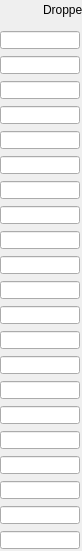
   <widget class="caFrame" name="caFrame_0">
    <property name="geometry">
     <rect>
      <x>610</x>
      <y>40</y>
      <width>82</width>
      <height>551</height>
     </rect>
    </property>
    <widget class="caLabel" name="caLabel_7">
     <property name="geometry">
      <rect>
       <x>5</x>
       <y>0</y>
       <width>84</width>
       <height>20</height>
      </rect>
     </property>
     <property name="frameShape">
      <enum>QFrame::NoFrame</enum>
     </property>
     <property name="text">
      <string>Dropped</string>
     </property>
     <property name="alignment">
      <set>Qt::AlignAbsolute|Qt::AlignRight|Qt::AlignTrailing|Qt::AlignVCenter</set>
     </property>
     <property name="fontScaleMode">
      <enum>ESimpleLabel::WidthAndHeight</enum>
     </property>
     <property name="foreground">
      <color>
       <red>0</red>
       <green>0</green>
       <blue>0</blue>
      </color>
     </property>
     <property name="background">
      <color alpha="0">
       <red>0</red>
       <green>0</green>
       <blue>0</blue>
      </color>
     </property>
    </widget>
    <widget class="caLineEdit" name="caLineEdit_84">
     <property name="geometry">
      <rect>
       <x>0</x>
       <y>31</y>
       <width>80</width>
       <height>18</height>
      </rect>
     </property>
     <property name="alignment">
      <set>Qt::AlignAbsolute|Qt::AlignCenter|Qt::AlignHCenter|Qt::AlignVCenter</set>
     </property>
     <property name="channel" stdset="0">
      <string>$(P)image1:DroppedArrays_RBV</string>
     </property>
     <property name="foreground">
      <color>
       <red>10</red>
       <green>0</green>
       <blue>184</blue>
      </color>
     </property>
     <property name="background">
      <color>
       <red>187</red>
       <green>187</green>
       <blue>187</blue>
      </color>
     </property>
     <property name="colorMode">
      <enum>caLineEdit::Static</enum>
     </property>
     <property name="precisionMode">
      <enum>caLineEdit::Channel</enum>
     </property>
     <property name="limitsMode">
      <enum>caLineEdit::Channel</enum>
     </property>
     <property name="maxValue">
      <double>1.000000000000000</double>
     </property>
     <property name="minValue">
      <double>0.000000000000000</double>
     </property>
     <property name="fontScaleMode">
      <enum>caLineEdit::WidthAndHeight</enum>
     </property>
     <property name="formatType">
      <enum>caLineEdit::decimal</enum>
     </property>
    </widget>
    <widget class="caLineEdit" name="caLineEdit_85">
     <property name="geometry">
      <rect>
       <x>0</x>
       <y>56</y>
       <width>80</width>
       <height>18</height>
      </rect>
     </property>
     <property name="alignment">
      <set>Qt::AlignAbsolute|Qt::AlignCenter|Qt::AlignHCenter|Qt::AlignVCenter</set>
     </property>
     <property name="channel" stdset="0">
      <string>$(P)Proc1:DroppedArrays_RBV</string>
     </property>
     <property name="foreground">
      <color>
       <red>10</red>
       <green>0</green>
       <blue>184</blue>
      </color>
     </property>
     <property name="background">
      <color>
       <red>187</red>
       <green>187</green>
       <blue>187</blue>
      </color>
     </property>
     <property name="colorMode">
      <enum>caLineEdit::Static</enum>
     </property>
     <property name="precisionMode">
      <enum>caLineEdit::Channel</enum>
     </property>
     <property name="limitsMode">
      <enum>caLineEdit::Channel</enum>
     </property>
     <property name="maxValue">
      <double>1.000000000000000</double>
     </property>
     <property name="minValue">
      <double>0.000000000000000</double>
     </property>
     <property name="fontScaleMode">
      <enum>caLineEdit::WidthAndHeight</enum>
     </property>
     <property name="formatType">
      <enum>caLineEdit::decimal</enum>
     </property>
    </widget>
    <widget class="caLineEdit" name="caLineEdit_86">
     <property name="geometry">
      <rect>
       <x>0</x>
       <y>81</y>
       <width>80</width>
       <height>18</height>
      </rect>
     </property>
     <property name="alignment">
      <set>Qt::AlignAbsolute|Qt::AlignCenter|Qt::AlignHCenter|Qt::AlignVCenter</set>
     </property>
     <property name="channel" stdset="0">
      <string>$(P)Trans1:DroppedArrays_RBV</string>
     </property>
     <property name="foreground">
      <color>
       <red>10</red>
       <green>0</green>
       <blue>184</blue>
      </color>
     </property>
     <property name="background">
      <color>
       <red>187</red>
       <green>187</green>
       <blue>187</blue>
      </color>
     </property>
     <property name="colorMode">
      <enum>caLineEdit::Static</enum>
     </property>
     <property name="precisionMode">
      <enum>caLineEdit::Channel</enum>
     </property>
     <property name="limitsMode">
      <enum>caLineEdit::Channel</enum>
     </property>
     <property name="maxValue">
      <double>1.000000000000000</double>
     </property>
     <property name="minValue">
      <double>0.000000000000000</double>
     </property>
     <property name="fontScaleMode">
      <enum>caLineEdit::WidthAndHeight</enum>
     </property>
     <property name="formatType">
      <enum>caLineEdit::decimal</enum>
     </property>
    </widget>
    <widget class="caLineEdit" name="caLineEdit_87">
     <property name="geometry">
      <rect>
       <x>0</x>
       <y>106</y>
       <width>80</width>
       <height>18</height>
      </rect>
     </property>
     <property name="alignment">
      <set>Qt::AlignAbsolute|Qt::AlignCenter|Qt::AlignHCenter|Qt::AlignVCenter</set>
     </property>
     <property name="channel" stdset="0">
      <string>$(P)CC1:DroppedArrays_RBV</string>
     </property>
     <property name="foreground">
      <color>
       <red>10</red>
       <green>0</green>
       <blue>184</blue>
      </color>
     </property>
     <property name="background">
      <color>
       <red>187</red>
       <green>187</green>
       <blue>187</blue>
      </color>
     </property>
     <property name="colorMode">
      <enum>caLineEdit::Static</enum>
     </property>
     <property name="precisionMode">
      <enum>caLineEdit::Channel</enum>
     </property>
     <property name="limitsMode">
      <enum>caLineEdit::Channel</enum>
     </property>
     <property name="maxValue">
      <double>1.000000000000000</double>
     </property>
     <property name="minValue">
      <double>0.000000000000000</double>
     </property>
     <property name="fontScaleMode">
      <enum>caLineEdit::WidthAndHeight</enum>
     </property>
     <property name="formatType">
      <enum>caLineEdit::decimal</enum>
     </property>
    </widget>
    <widget class="caLineEdit" name="caLineEdit_88">
     <property name="geometry">
      <rect>
       <x>0</x>
       <y>131</y>
       <width>80</width>
       <height>18</height>
      </rect>
     </property>
     <property name="alignment">
      <set>Qt::AlignAbsolute|Qt::AlignCenter|Qt::AlignHCenter|Qt::AlignVCenter</set>
     </property>
     <property name="channel" stdset="0">
      <string>$(P)CC2:DroppedArrays_RBV</string>
     </property>
     <property name="foreground">
      <color>
       <red>10</red>
       <green>0</green>
       <blue>184</blue>
      </color>
     </property>
     <property name="background">
      <color>
       <red>187</red>
       <green>187</green>
       <blue>187</blue>
      </color>
     </property>
     <property name="colorMode">
      <enum>caLineEdit::Static</enum>
     </property>
     <property name="precisionMode">
      <enum>caLineEdit::Channel</enum>
     </property>
     <property name="limitsMode">
      <enum>caLineEdit::Channel</enum>
     </property>
     <property name="maxValue">
      <double>1.000000000000000</double>
     </property>
     <property name="minValue">
      <double>0.000000000000000</double>
     </property>
     <property name="fontScaleMode">
      <enum>caLineEdit::WidthAndHeight</enum>
     </property>
     <property name="formatType">
      <enum>caLineEdit::decimal</enum>
     </property>
    </widget>
    <widget class="caLineEdit" name="caLineEdit_89">
     <property name="geometry">
      <rect>
       <x>0</x>
       <y>156</y>
       <width>80</width>
       <height>18</height>
      </rect>
     </property>
     <property name="alignment">
      <set>Qt::AlignAbsolute|Qt::AlignCenter|Qt::AlignHCenter|Qt::AlignVCenter</set>
     </property>
     <property name="channel" stdset="0">
      <string>$(P)Over1:DroppedArrays_RBV</string>
     </property>
     <property name="foreground">
      <color>
       <red>10</red>
       <green>0</green>
       <blue>184</blue>
      </color>
     </property>
     <property name="background">
      <color>
       <red>187</red>
       <green>187</green>
       <blue>187</blue>
      </color>
     </property>
     <property name="colorMode">
      <enum>caLineEdit::Static</enum>
     </property>
     <property name="precisionMode">
      <enum>caLineEdit::Channel</enum>
     </property>
     <property name="limitsMode">
      <enum>caLineEdit::Channel</enum>
     </property>
     <property name="maxValue">
      <double>1.000000000000000</double>
     </property>
     <property name="minValue">
      <double>0.000000000000000</double>
     </property>
     <property name="fontScaleMode">
      <enum>caLineEdit::WidthAndHeight</enum>
     </property>
     <property name="formatType">
      <enum>caLineEdit::decimal</enum>
     </property>
    </widget>
    <widget class="caLineEdit" name="caLineEdit_90">
     <property name="geometry">
      <rect>
       <x>0</x>
       <y>181</y>
       <width>80</width>
       <height>18</height>
      </rect>
     </property>
     <property name="alignment">
      <set>Qt::AlignAbsolute|Qt::AlignCenter|Qt::AlignHCenter|Qt::AlignVCenter</set>
     </property>
     <property name="channel" stdset="0">
      <string>$(P)ROI1:DroppedArrays_RBV</string>
     </property>
     <property name="foreground">
      <color>
       <red>10</red>
       <green>0</green>
       <blue>184</blue>
      </color>
     </property>
     <property name="background">
      <color>
       <red>187</red>
       <green>187</green>
       <blue>187</blue>
      </color>
     </property>
     <property name="colorMode">
      <enum>caLineEdit::Static</enum>
     </property>
     <property name="precisionMode">
      <enum>caLineEdit::Channel</enum>
     </property>
     <property name="limitsMode">
      <enum>caLineEdit::Channel</enum>
     </property>
     <property name="maxValue">
      <double>1.000000000000000</double>
     </property>
     <property name="minValue">
      <double>0.000000000000000</double>
     </property>
     <property name="fontScaleMode">
      <enum>caLineEdit::WidthAndHeight</enum>
     </property>
     <property name="formatType">
      <enum>caLineEdit::decimal</enum>
     </property>
    </widget>
    <widget class="caLineEdit" name="caLineEdit_91">
     <property name="geometry">
      <rect>
       <x>0</x>
       <y>206</y>
       <width>80</width>
       <height>18</height>
      </rect>
     </property>
     <property name="alignment">
      <set>Qt::AlignAbsolute|Qt::AlignCenter|Qt::AlignHCenter|Qt::AlignVCenter</set>
     </property>
     <property name="channel" stdset="0">
      <string>$(P)ROI2:DroppedArrays_RBV</string>
     </property>
     <property name="foreground">
      <color>
       <red>10</red>
       <green>0</green>
       <blue>184</blue>
      </color>
     </property>
     <property name="background">
      <color>
       <red>187</red>
       <green>187</green>
       <blue>187</blue>
      </color>
     </property>
     <property name="colorMode">
      <enum>caLineEdit::Static</enum>
     </property>
     <property name="precisionMode">
      <enum>caLineEdit::Channel</enum>
     </property>
     <property name="limitsMode">
      <enum>caLineEdit::Channel</enum>
     </property>
     <property name="maxValue">
      <double>1.000000000000000</double>
     </property>
     <property name="minValue">
      <double>0.000000000000000</double>
     </property>
     <property name="fontScaleMode">
      <enum>caLineEdit::WidthAndHeight</enum>
     </property>
     <property name="formatType">
      <enum>caLineEdit::decimal</enum>
     </property>
    </widget>
    <widget class="caLineEdit" name="caLineEdit_92">
     <property name="geometry">
      <rect>
       <x>0</x>
       <y>231</y>
       <width>80</width>
       <height>18</height>
      </rect>
     </property>
     <property name="alignment">
      <set>Qt::AlignAbsolute|Qt::AlignCenter|Qt::AlignHCenter|Qt::AlignVCenter</set>
     </property>
     <property name="channel" stdset="0">
      <string>$(P)ROI3:DroppedArrays_RBV</string>
     </property>
     <property name="foreground">
      <color>
       <red>10</red>
       <green>0</green>
       <blue>184</blue>
      </color>
     </property>
     <property name="background">
      <color>
       <red>187</red>
       <green>187</green>
       <blue>187</blue>
      </color>
     </property>
     <property name="colorMode">
      <enum>caLineEdit::Static</enum>
     </property>
     <property name="precisionMode">
      <enum>caLineEdit::Channel</enum>
     </property>
     <property name="limitsMode">
      <enum>caLineEdit::Channel</enum>
     </property>
     <property name="maxValue">
      <double>1.000000000000000</double>
     </property>
     <property name="minValue">
      <double>0.000000000000000</double>
     </property>
     <property name="fontScaleMode">
      <enum>caLineEdit::WidthAndHeight</enum>
     </property>
     <property name="formatType">
      <enum>caLineEdit::decimal</enum>
     </property>
    </widget>
    <widget class="caLineEdit" name="caLineEdit_93">
     <property name="geometry">
      <rect>
       <x>0</x>
       <y>256</y>
       <width>80</width>
       <height>18</height>
      </rect>
     </property>
     <property name="alignment">
      <set>Qt::AlignAbsolute|Qt::AlignCenter|Qt::AlignHCenter|Qt::AlignVCenter</set>
     </property>
     <property name="channel" stdset="0">
      <string>$(P)ROI4:DroppedArrays_RBV</string>
     </property>
     <property name="foreground">
      <color>
       <red>10</red>
       <green>0</green>
       <blue>184</blue>
      </color>
     </property>
     <property name="background">
      <color>
       <red>187</red>
       <green>187</green>
       <blue>187</blue>
      </color>
     </property>
     <property name="colorMode">
      <enum>caLineEdit::Static</enum>
     </property>
     <property name="precisionMode">
      <enum>caLineEdit::Channel</enum>
     </property>
     <property name="limitsMode">
      <enum>caLineEdit::Channel</enum>
     </property>
     <property name="maxValue">
      <double>1.000000000000000</double>
     </property>
     <property name="minValue">
      <double>0.000000000000000</double>
     </property>
     <property name="fontScaleMode">
      <enum>caLineEdit::WidthAndHeight</enum>
     </property>
     <property name="formatType">
      <enum>caLineEdit::decimal</enum>
     </property>
    </widget>
    <widget class="caLineEdit" name="caLineEdit_94">
     <property name="geometry">
      <rect>
       <x>0</x>
       <y>281</y>
       <width>80</width>
       <height>18</height>
      </rect>
     </property>
     <property name="alignment">
      <set>Qt::AlignAbsolute|Qt::AlignCenter|Qt::AlignHCenter|Qt::AlignVCenter</set>
     </property>
     <property name="channel" stdset="0">
      <string>$(P)Stats1:DroppedArrays_RBV</string>
     </property>
     <property name="foreground">
      <color>
       <red>10</red>
       <green>0</green>
       <blue>184</blue>
      </color>
     </property>
     <property name="background">
      <color>
       <red>187</red>
       <green>187</green>
       <blue>187</blue>
      </color>
     </property>
     <property name="colorMode">
      <enum>caLineEdit::Static</enum>
     </property>
     <property name="precisionMode">
      <enum>caLineEdit::Channel</enum>
     </property>
     <property name="limitsMode">
      <enum>caLineEdit::Channel</enum>
     </property>
     <property name="maxValue">
      <double>1.000000000000000</double>
     </property>
     <property name="minValue">
      <double>0.000000000000000</double>
     </property>
     <property name="fontScaleMode">
      <enum>caLineEdit::WidthAndHeight</enum>
     </property>
     <property name="formatType">
      <enum>caLineEdit::decimal</enum>
     </property>
    </widget>
    <widget class="caLineEdit" name="caLineEdit_95">
     <property name="geometry">
      <rect>
       <x>0</x>
       <y>306</y>
       <width>80</width>
       <height>18</height>
      </rect>
     </property>
     <property name="alignment">
      <set>Qt::AlignAbsolute|Qt::AlignCenter|Qt::AlignHCenter|Qt::AlignVCenter</set>
     </property>
     <property name="channel" stdset="0">
      <string>$(P)Stats2:DroppedArrays_RBV</string>
     </property>
     <property name="foreground">
      <color>
       <red>10</red>
       <green>0</green>
       <blue>184</blue>
      </color>
     </property>
     <property name="background">
      <color>
       <red>187</red>
       <green>187</green>
       <blue>187</blue>
      </color>
     </property>
     <property name="colorMode">
      <enum>caLineEdit::Static</enum>
     </property>
     <property name="precisionMode">
      <enum>caLineEdit::Channel</enum>
     </property>
     <property name="limitsMode">
      <enum>caLineEdit::Channel</enum>
     </property>
     <property name="maxValue">
      <double>1.000000000000000</double>
     </property>
     <property name="minValue">
      <double>0.000000000000000</double>
     </property>
     <property name="fontScaleMode">
      <enum>caLineEdit::WidthAndHeight</enum>
     </property>
     <property name="formatType">
      <enum>caLineEdit::decimal</enum>
     </property>
    </widget>
    <widget class="caLineEdit" name="caLineEdit_96">
     <property name="geometry">
      <rect>
       <x>0</x>
       <y>331</y>
       <width>80</width>
       <height>18</height>
      </rect>
     </property>
     <property name="alignment">
      <set>Qt::AlignAbsolute|Qt::AlignCenter|Qt::AlignHCenter|Qt::AlignVCenter</set>
     </property>
     <property name="channel" stdset="0">
      <string>$(P)Stats3:DroppedArrays_RBV</string>
     </property>
     <property name="foreground">
      <color>
       <red>10</red>
       <green>0</green>
       <blue>184</blue>
      </color>
     </property>
     <property name="background">
      <color>
       <red>187</red>
       <green>187</green>
       <blue>187</blue>
      </color>
     </property>
     <property name="colorMode">
      <enum>caLineEdit::Static</enum>
     </property>
     <property name="precisionMode">
      <enum>caLineEdit::Channel</enum>
     </property>
     <property name="limitsMode">
      <enum>caLineEdit::Channel</enum>
     </property>
     <property name="maxValue">
      <double>1.000000000000000</double>
     </property>
     <property name="minValue">
      <double>0.000000000000000</double>
     </property>
     <property name="fontScaleMode">
      <enum>caLineEdit::WidthAndHeight</enum>
     </property>
     <property name="formatType">
      <enum>caLineEdit::decimal</enum>
     </property>
    </widget>
    <widget class="caLineEdit" name="caLineEdit_97">
     <property name="geometry">
      <rect>
       <x>0</x>
       <y>356</y>
       <width>80</width>
       <height>18</height>
      </rect>
     </property>
     <property name="alignment">
      <set>Qt::AlignAbsolute|Qt::AlignCenter|Qt::AlignHCenter|Qt::AlignVCenter</set>
     </property>
     <property name="channel" stdset="0">
      <string>$(P)Stats4:DroppedArrays_RBV</string>
     </property>
     <property name="foreground">
      <color>
       <red>10</red>
       <green>0</green>
       <blue>184</blue>
      </color>
     </property>
     <property name="background">
      <color>
       <red>187</red>
       <green>187</green>
       <blue>187</blue>
      </color>
     </property>
     <property name="colorMode">
      <enum>caLineEdit::Static</enum>
     </property>
     <property name="precisionMode">
      <enum>caLineEdit::Channel</enum>
     </property>
     <property name="limitsMode">
      <enum>caLineEdit::Channel</enum>
     </property>
     <property name="maxValue">
      <double>1.000000000000000</double>
     </property>
     <property name="minValue">
      <double>0.000000000000000</double>
     </property>
     <property name="fontScaleMode">
      <enum>caLineEdit::WidthAndHeight</enum>
     </property>
     <property name="formatType">
      <enum>caLineEdit::decimal</enum>
     </property>
    </widget>
    <widget class="caLineEdit" name="caLineEdit_98">
     <property name="geometry">
      <rect>
       <x>0</x>
       <y>381</y>
       <width>80</width>
       <height>18</height>
      </rect>
     </property>
     <property name="alignment">
      <set>Qt::AlignAbsolute|Qt::AlignCenter|Qt::AlignHCenter|Qt::AlignVCenter</set>
     </property>
     <property name="channel" stdset="0">
      <string>$(P)Stats5:DroppedArrays_RBV</string>
     </property>
     <property name="foreground">
      <color>
       <red>10</red>
       <green>0</green>
       <blue>184</blue>
      </color>
     </property>
     <property name="background">
      <color>
       <red>187</red>
       <green>187</green>
       <blue>187</blue>
      </color>
     </property>
     <property name="colorMode">
      <enum>caLineEdit::Static</enum>
     </property>
     <property name="precisionMode">
      <enum>caLineEdit::Channel</enum>
     </property>
     <property name="limitsMode">
      <enum>caLineEdit::Channel</enum>
     </property>
     <property name="maxValue">
      <double>1.000000000000000</double>
     </property>
     <property name="minValue">
      <double>0.000000000000000</double>
     </property>
     <property name="fontScaleMode">
      <enum>caLineEdit::WidthAndHeight</enum>
     </property>
     <property name="formatType">
      <enum>caLineEdit::decimal</enum>
     </property>
    </widget>
    <widget class="caLineEdit" name="caLineEdit_99">
     <property name="geometry">
      <rect>
       <x>0</x>
       <y>406</y>
       <width>80</width>
       <height>18</height>
      </rect>
     </property>
     <property name="alignment">
      <set>Qt::AlignAbsolute|Qt::AlignCenter|Qt::AlignHCenter|Qt::AlignVCenter</set>
     </property>
     <property name="channel" stdset="0">
      <string>$(P)netCDF1:DroppedArrays_RBV</string>
     </property>
     <property name="foreground">
      <color>
       <red>10</red>
       <green>0</green>
       <blue>184</blue>
      </color>
     </property>
     <property name="background">
      <color>
       <red>187</red>
       <green>187</green>
       <blue>187</blue>
      </color>
     </property>
     <property name="colorMode">
      <enum>caLineEdit::Static</enum>
     </property>
     <property name="precisionMode">
      <enum>caLineEdit::Channel</enum>
     </property>
     <property name="limitsMode">
      <enum>caLineEdit::Channel</enum>
     </property>
     <property name="maxValue">
      <double>1.000000000000000</double>
     </property>
     <property name="minValue">
      <double>0.000000000000000</double>
     </property>
     <property name="fontScaleMode">
      <enum>caLineEdit::WidthAndHeight</enum>
     </property>
     <property name="formatType">
      <enum>caLineEdit::decimal</enum>
     </property>
    </widget>
    <widget class="caLineEdit" name="caLineEdit_100">
     <property name="geometry">
      <rect>
       <x>0</x>
       <y>431</y>
       <width>80</width>
       <height>18</height>
      </rect>
     </property>
     <property name="alignment">
      <set>Qt::AlignAbsolute|Qt::AlignCenter|Qt::AlignHCenter|Qt::AlignVCenter</set>
     </property>
     <property name="channel" stdset="0">
      <string>$(P)TIFF1:DroppedArrays_RBV</string>
     </property>
     <property name="foreground">
      <color>
       <red>10</red>
       <green>0</green>
       <blue>184</blue>
      </color>
     </property>
     <property name="background">
      <color>
       <red>187</red>
       <green>187</green>
       <blue>187</blue>
      </color>
     </property>
     <property name="colorMode">
      <enum>caLineEdit::Static</enum>
     </property>
     <property name="precisionMode">
      <enum>caLineEdit::Channel</enum>
     </property>
     <property name="limitsMode">
      <enum>caLineEdit::Channel</enum>
     </property>
     <property name="maxValue">
      <double>1.000000000000000</double>
     </property>
     <property name="minValue">
      <double>0.000000000000000</double>
     </property>
     <property name="fontScaleMode">
      <enum>caLineEdit::WidthAndHeight</enum>
     </property>
     <property name="formatType">
      <enum>caLineEdit::decimal</enum>
     </property>
    </widget>
    <widget class="caLineEdit" name="caLineEdit_101">
     <property name="geometry">
      <rect>
       <x>0</x>
       <y>456</y>
       <width>80</width>
       <height>18</height>
      </rect>
     </property>
     <property name="alignment">
      <set>Qt::AlignAbsolute|Qt::AlignCenter|Qt::AlignHCenter|Qt::AlignVCenter</set>
     </property>
     <property name="channel" stdset="0">
      <string>$(P)JPEG1:DroppedArrays_RBV</string>
     </property>
     <property name="foreground">
      <color>
       <red>10</red>
       <green>0</green>
       <blue>184</blue>
      </color>
     </property>
     <property name="background">
      <color>
       <red>187</red>
       <green>187</green>
       <blue>187</blue>
      </color>
     </property>
     <property name="colorMode">
      <enum>caLineEdit::Static</enum>
     </property>
     <property name="precisionMode">
      <enum>caLineEdit::Channel</enum>
     </property>
     <property name="limitsMode">
      <enum>caLineEdit::Channel</enum>
     </property>
     <property name="maxValue">
      <double>1.000000000000000</double>
     </property>
     <property name="minValue">
      <double>0.000000000000000</double>
     </property>
     <property name="fontScaleMode">
      <enum>caLineEdit::WidthAndHeight</enum>
     </property>
     <property name="formatType">
      <enum>caLineEdit::decimal</enum>
     </property>
    </widget>
    <widget class="caLineEdit" name="caLineEdit_102">
     <property name="geometry">
      <rect>
       <x>0</x>
       <y>481</y>
       <width>80</width>
       <height>18</height>
      </rect>
     </property>
     <property name="alignment">
      <set>Qt::AlignAbsolute|Qt::AlignCenter|Qt::AlignHCenter|Qt::AlignVCenter</set>
     </property>
     <property name="channel" stdset="0">
      <string>$(P)Nexus1:DroppedArrays_RBV</string>
     </property>
     <property name="foreground">
      <color>
       <red>10</red>
       <green>0</green>
       <blue>184</blue>
      </color>
     </property>
     <property name="background">
      <color>
       <red>187</red>
       <green>187</green>
       <blue>187</blue>
      </color>
     </property>
     <property name="colorMode">
      <enum>caLineEdit::Static</enum>
     </property>
     <property name="precisionMode">
      <enum>caLineEdit::Channel</enum>
     </property>
     <property name="limitsMode">
      <enum>caLineEdit::Channel</enum>
     </property>
     <property name="maxValue">
      <double>1.000000000000000</double>
     </property>
     <property name="minValue">
      <double>0.000000000000000</double>
     </property>
     <property name="fontScaleMode">
      <enum>caLineEdit::WidthAndHeight</enum>
     </property>
     <property name="formatType">
      <enum>caLineEdit::decimal</enum>
     </property>
    </widget>
    <widget class="caLineEdit" name="caLineEdit_103">
     <property name="geometry">
      <rect>
       <x>0</x>
       <y>506</y>
       <width>80</width>
       <height>18</height>
      </rect>
     </property>
     <property name="alignment">
      <set>Qt::AlignAbsolute|Qt::AlignCenter|Qt::AlignHCenter|Qt::AlignVCenter</set>
     </property>
     <property name="channel" stdset="0">
      <string>$(P)Magick1:DroppedArrays_RBV</string>
     </property>
     <property name="foreground">
      <color>
       <red>10</red>
       <green>0</green>
       <blue>184</blue>
      </color>
     </property>
     <property name="background">
      <color>
       <red>187</red>
       <green>187</green>
       <blue>187</blue>
      </color>
     </property>
     <property name="colorMode">
      <enum>caLineEdit::Static</enum>
     </property>
     <property name="precisionMode">
      <enum>caLineEdit::Channel</enum>
     </property>
     <property name="limitsMode">
      <enum>caLineEdit::Channel</enum>
     </property>
     <property name="maxValue">
      <double>1.000000000000000</double>
     </property>
     <property name="minValue">
      <double>0.000000000000000</double>
     </property>
     <property name="fontScaleMode">
      <enum>caLineEdit::WidthAndHeight</enum>
     </property>
     <property name="formatType">
      <enum>caLineEdit::decimal</enum>
     </property>
    </widget>
    <widget class="caLineEdit" name="caLineEdit_104">
     <property name="geometry">
      <rect>
       <x>0</x>
       <y>531</y>
       <width>80</width>
       <height>18</height>
      </rect>
     </property>
     <property name="alignment">
      <set>Qt::AlignAbsolute|Qt::AlignCenter|Qt::AlignHCenter|Qt::AlignVCenter</set>
     </property>
     <property name="channel" stdset="0">
      <string>$(P)HDF1:DroppedArrays_RBV</string>
     </property>
     <property name="foreground">
      <color>
       <red>10</red>
       <green>0</green>
       <blue>184</blue>
      </color>
     </property>
     <property name="background">
      <color>
       <red>187</red>
       <green>187</green>
       <blue>187</blue>
      </color>
     </property>
     <property name="colorMode">
      <enum>caLineEdit::Static</enum>
     </property>
     <property name="precisionMode">
      <enum>caLineEdit::Channel</enum>
     </property>
     <property name="limitsMode">
      <enum>caLineEdit::Channel</enum>
     </property>
     <property name="maxValue">
      <double>1.000000000000000</double>
     </property>
     <property name="minValue">
      <double>0.000000000000000</double>
     </property>
     <property name="fontScaleMode">
      <enum>caLineEdit::WidthAndHeight</enum>
     </property>
     <property name="formatType">
      <enum>caLineEdit::decimal</enum>
     </property>
    </widget>
   </widget>
